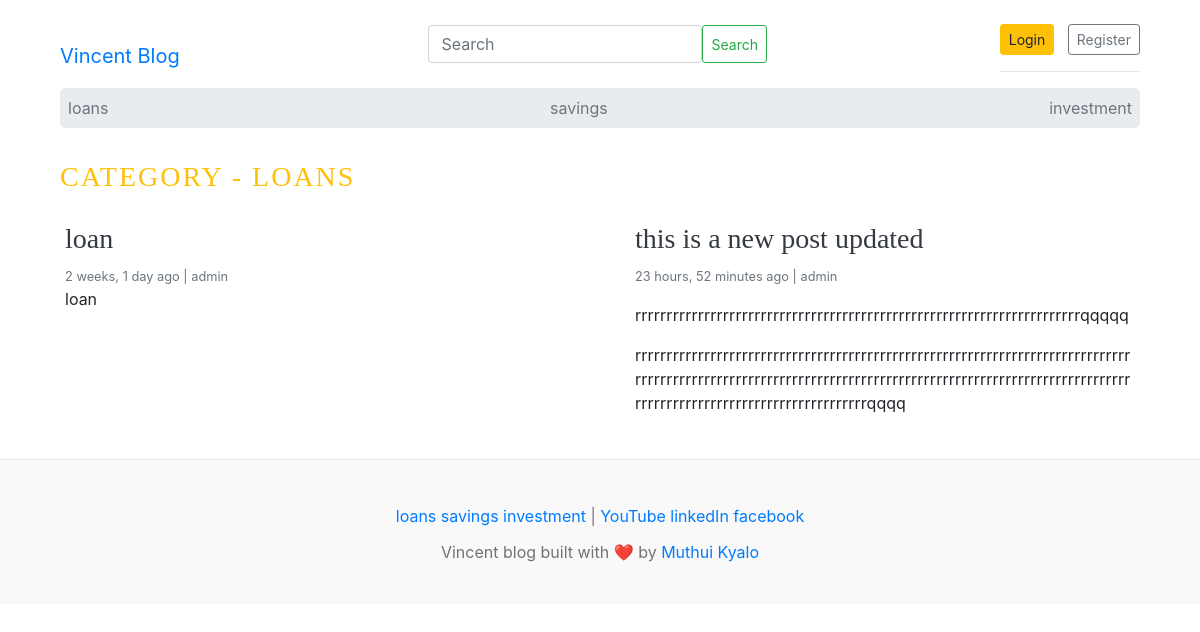
Page /category/2 on the committed database.
### blogs/models.py (models this page shows, shortened)
class Category(models.Model):
    category_name = models.CharField(max_length=255, unique=True)
    created_at = models.DateTimeField(auto_now_add=True)
    updated_at = models.DateTimeField(auto_now=True)
    class Meta:
        verbose_name_plural = 'categories'
    def __str__(self):
        return self.category_name

class Blog(models.Model):
    title = models.CharField(max_length=255)
    slug = models.SlugField(max_length=255, unique=True, blank=True)
    category = models.ForeignKey(Category, on_delete=models.CASCADE)
    author = models.ForeignKey(User, on_delete=models.CASCADE)
    featured_image = models.ImageField(upload_to='uploads/%Y/%m/%d')
    short_description = RichTextField(null=True, blank=True)
    blog_body = RichTextField(null=True, blank=True)
    status = models.CharField(max_length=255, choices=STATUS_CHOICES, default=0)
    is_featured = models.BooleanField(default=False)
    created_at = models.DateTimeField(auto_now_add=True)
    updated_at = models.DateTimeField(auto_now=True)

class SocialLink(models.Model):
    platform = models.CharField(max_length=255)
    link = models.URLField(max_length=255)
    created_at = models.DateTimeField(auto_now_add=True)
    updated_at = models.DateTimeField(auto_now=True)

### blogs/views.py (the view)
# urls.py: path('<int:category_id>', views.posts_by_category, name='posts_by_category')
def posts_by_category(request, category_id):
    posts = Blog.objects.filter(status='Published', category=category_id)
    category = get_object_or_404 (Category, pk=category_id)
    context = {
        'posts': posts,
        'category': category,
    }
    return render(request, 'posts_by_category.html', context)

### blogs/context_processors.py (called while the page is built)
def get_categories(request):
    categories = Category.objects.all()
    return dict(categories=categories)

def get_social_links(request):
    social_links = SocialLink.objects.all()
    return dict(social_links=social_links)

### templates/posts_by_category.html
            {% extends 'base.html'%}
            {% block content%}
            <div class="container">
                <h3 class="text-uppercase text-warning" style="letter-spacing: 2px;">Category - {{ category}}</h3>
            </div>
            <div class="row mb-2">
                {% if posts%}
                {% for post in posts%}
                    <div class="col-md-6">
                        <div class="card border-0" >
                            <div class="card-body">
                            <h3><a href="{% url 'blogs' post.slug%}" class="text-dark">{{ post.title | safe}}</a> </h3>
                            <small class="mb-1 text-muted">{{ post.created_at | timesince}} ago | {{ post.author}}</small>
                            <p class="card-text">{{ post.short_description | safe | truncatewords:20}}</p>
                            </div>
                        </div>
                    </div>
                {% endfor%}
                {% else%}
                    <p>No post found</p>
                {% endif%}
            </div>
            {% endblock%}

### templates/base.html (shortened to what this page needs)
{% load static%}
<!DOCTYPE html>
<html lang="en">
    <head>
    <link href="https://getbootstrap.com/docs/4.0/dist/css/bootstrap.min.css" rel="stylesheet">
    <link href="{% static 'css/blog.css'%}" rel="stylesheet">
    </head>
    <body>
        <div class="container">
            <heade class="">
                <div class="">
                    <nav class=" navbar bg-body-tertiary">
                        <div class="container-fluid">
                          <a href="/" class="navbar-brand mt-4">Vincent Blog</a>
                          <form class="d-flex" role="search" action="{% url 'search'%}" method="GET">
                            <input class="form-control me-2" type="search" placeholder="Search" aria-label="Search"  name="keyword" value="{{ keyword}}" >
                            <button class="btn btn-outline-success btn-sm" type="submit">Search</button>
                          </form>
                          <div class=" mt-4">
                            {% if not user.is_authenticated%}
                            <a class="btn btn-sm btn-warning" href="{% url 'login'%}">Login</a> &nbsp;
                            <a class="btn btn-sm btn-outline-secondary" href="{% url 'register'%}">Register</a>
                            {% else%}
                            <span><a href="{% url 'dashboard'%}">Dashboard</a></span>
                            &emsp;
                            <span> <a href="{% url 'logout'%}">Logout</a> </span>
                            {% endif%}
                            <hr>
                        </div>
                        </div>
                    </nav>
                </div>
            <div class="container">
                <nav class="jumbotron p-0 navbar d-flex justify-content-between">
                    {% for category in categories%}
                    <a class="p-2 text-muted" href="{% url 'posts_by_category' category.id%}">{{ category.category_name}}</a>
                    {% endfor%}
                </nav>
            </div>
            {% block content%}
            {% endblock%}
        </div>
        <footer class="blog-footer">
            <div class="nav-scroller py-1 mb-2">
                <div class=" me-2">
                    {% for category in categories%}
                    <a href="{% url 'posts_by_category' category.id%}">{{ category.category_name}}</a>
                    {% endfor%} |
                    {% if social_links%}
                        {% for i in social_links%}
                        <a href="{{ i.link}}" target="_blank">{{ i.platform}}</a>
                        {% endfor%}
                    {% endif%}
                </div>
            </div>
            <p>Vincent blog built with ❤️ by <a href="#">Muthui Kyalo</a></p>
        </footer>
    </body>
</html>

### ksg/static/css/blog.css (style rules this page uses)
h1, h2, h3, h4, h5, h6 { font-family: "Playfair Display", Georgia, "Times New Roman", serif; }
.blog-footer { padding: 2.5rem 0; color: #727272; text-align: center; background-color: #f9f9f9; border-top: .05rem solid #e5e5e5; }
.blog-footer p:last-child { margin-bottom: 0; }
.navbar { padding: 0 0 0 0; }

### rows in the picture
Category: category_name "loans", category_name "LOANS"
Category: category_name "savings"
Category: category_name "investment"
Blog: title "loan", created_at "2 weeks, 1 day", author "admin", short_description "loan"
Blog: title "this is a new post updated", created_at "23 hours, 52 minutes", author "admin", short_description "rrrrrrrrrrrrrrrrrrrrrrrrrrrrrrrrrrrrrrrrrrrrrrrrrrrrrrrrrrrrrrrrrrrrrrrqqqqq rrrrrrrrrrrrrrrrrrrrrrrrrrrrrrrrrrrrrrrrrrrrrrrrrrrrrrrrrrrrrrrrrrrrrrrrrrrrrrrrrrrrrrrrrrrrrrrrrrrrrrrrrrrrrrrrrrrrrrrrrrrrrrrrrrrrrrrrrrrrrrrrrrrrrrrrrrrrrrrrrrrrrrrrrrrrrrrrrrrrrrrrrrrrrrrrrrrqqqq"
SocialLink: platform "YouTube"
SocialLink: platform "linkedIn"
SocialLink: platform "facebook"
